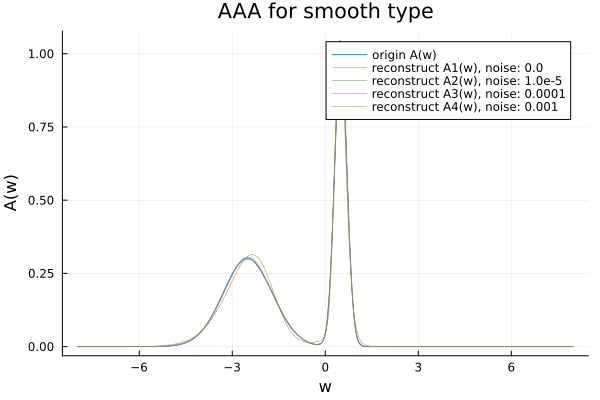

Write Julia code to recreate this figure.
using ACFlowSensitivity, Plots, Random
include("../../test/testsetup.jl")
Random.seed!(4)

function plot_maxent_cont()
    T = Float64
    noise_vec = [0.0, 1e-5, 1e-4, 1e-3]
    A, ctx, GFV = dfcfg_cont(T; mesh_type=TangentMesh())
    GFV_vec = Vector{Vector{Complex{T}}}(undef, length(noise_vec))
    GFV_vec[1] = GFV
    for i in 2:length(noise_vec)
        GFV_vec[i] = generate_GFV_cont(ctx.β, ctx.N, A; noise=noise_vec[i])
    end
    reA_vec = Vector{Vector{T}}(undef, length(noise_vec))
    for i in 1:length(noise_vec)
        _, reA_vec[i] = solve(GFV_vec[i], ctx, MaxEntChi2kink())
    end

    # draw the pictures
    p = plot(ctx.mesh,
             A.(ctx.mesh);
             label="origin A(w)",
             title="AAA for smooth type",
             xlabel="w",
             ylabel="A(w)")
    for i in 1:length(noise_vec)
        plot!(p,
              ctx.mesh,
              reA_vec[i];
              label="reconstruct A$i(w), noise: $(noise_vec[i])",
              linewidth=0.5)
    end
    return p
end

p = plot_maxent_cont()
